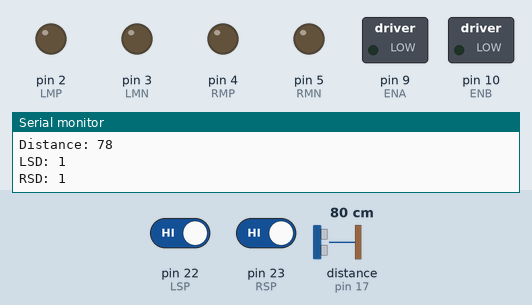
Simulated run of this sketch. Board: Arduino Mega 2560, built with avr-gcc and run on an emulated ATmega2560. Parts: switched loads named in the sketch (green lamp = pin HIGH), output pins drawn as LEDs (lit = HIGH), the last lines printed to the serial monitor. Wiring (inferred from the names in the program): ultrasonic range finder: trigger pin 16; echo pin 17. The inputs (shaded band) are chosen by the test bench; at power-on: pin 22 (LSP) HIGH, pin 23 (RSP) HIGH, distance to the obstacle (sensor on pin 17) 80 cm. The echo pulse lasts 58.3 µs per cm; pins used as bus, display or sensor lines are not drawn.

Above: at 1.3 s.
1.4 s: pin 22 (LSP) driven LOW
At 3.2 s:
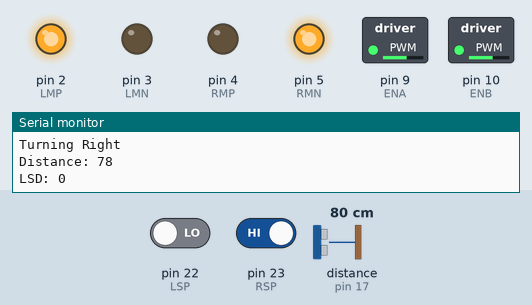
3.5 s: pin 23 (RSP) driven LOW
At 4.6 s:
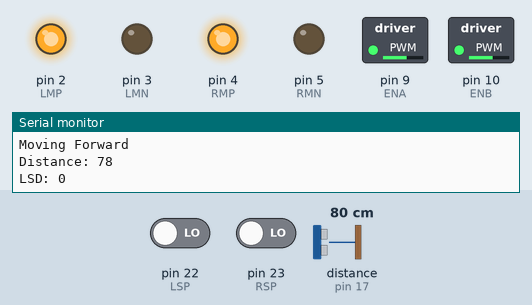
5.5 s: pin 22 (LSP) driven HIGH
At 6.9 s:
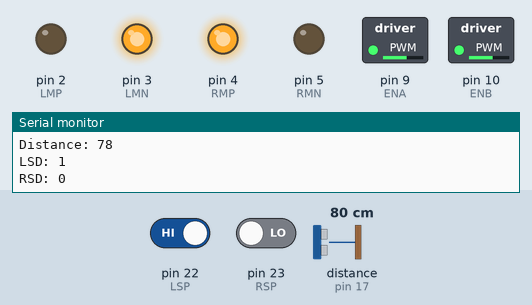
7.5 s: distance to the obstacle (sensor on pin 17) set to 18 cm
9.2 s: distance to the obstacle (sensor on pin 17) set to 13 cm
At 11.0 s:
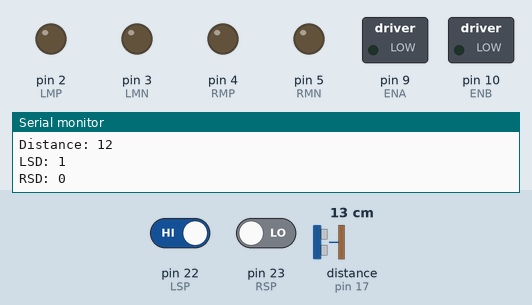
12.0 s: distance to the obstacle (sensor on pin 17) set to 35 cm
At 13.4 s:
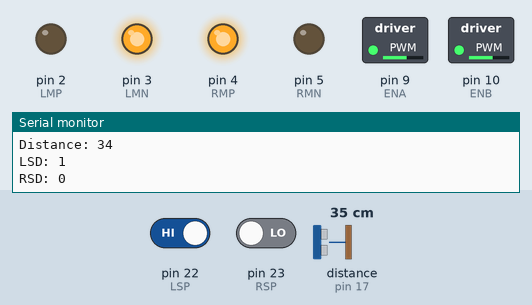
Timing chart, 0 to 15.0 s (numbered marks = the images above; inputs shaded):
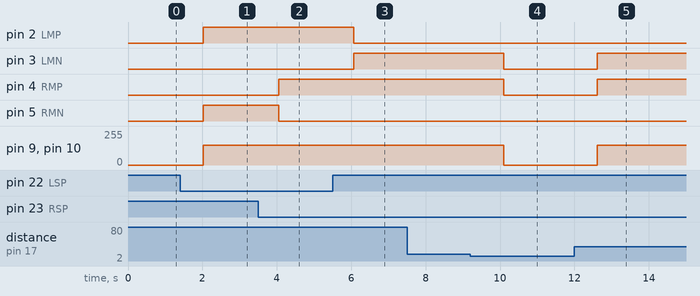

Measured:
- the behaviour switches between 16 and 15 cm on distance to the obstacle (sensor on pin 17) (found by bisection; images 3 and 4)
- after the input at 1.4 s, pin 2 (LMP), pin 5 (RMN): LOW → HIGH after 0.62 s; pin 9 (ENA), pin 10 (ENB): 0/255 → 150/255 after 0.62 s
- after the input at 3.5 s, pin 4 (RMP): LOW → HIGH after 0.55 s; pin 5 (RMN): HIGH → LOW after 0.55 s
- after the input at 5.5 s, pin 2 (LMP): HIGH → LOW after 0.57 s; pin 3 (LMN): LOW → HIGH after 0.57 s
- after the input at 9.2 s, pin 3 (LMN), pin 4 (RMP): HIGH → LOW after 0.90 s; pin 9 (ENA), pin 10 (ENB): 150/255 → 0/255 after 0.90 s
- after the input at 12.0 s, pin 3 (LMN), pin 4 (RMP): LOW → HIGH after 0.61 s; pin 9 (ENA), pin 10 (ENB): 0/255 → 150/255 after 0.61 s

The sketch:

Exp20.ino
```cpp
// defines ultrasonic sensor pins
const int trigPin = 16;
const int echoPin = 17;

// Left Motor connected to 2,3 digital pins
int LMP = 2; // Left motor positive
int LMN = 3; // Left motor negative
// Right Motor connected to 4,5 digital pins
int RMP = 4; // Right motor positive
int RMN = 5; // Right motor negative

// Left sensors on digital pin 22, 23
int LSP = 22; // Left sensor pin
int RSP = 23; // Right sensor pin

// Enable pins for motor speed control
int ENA = 9;  // Enable pin for left motor (PWM control)
int ENB = 10; // Enable pin for right motor (PWM control)

// Initial Values of Sensors
int sensor[2] = {0, 0};

// defines variables
long duration, distance;
String A, B, C, D;

void setup()
{
  // Motor pins are OUTPUT
  pinMode(LMP, OUTPUT); // Left motor
  pinMode(LMN, OUTPUT); // Left motor
  pinMode(RMP, OUTPUT); // Right motor
  pinMode(RMN, OUTPUT); // Right motor
  pinMode(ENA, OUTPUT); // Enable pin for left motor (PWM)
  pinMode(ENB, OUTPUT); // Enable pin for right motor (PWM)

  // IR Sensor pins are INPUT
  pinMode(LSP, INPUT); // Left IR Sensor
  pinMode(RSP, INPUT); // Right IR Sensor

  // ultrasonic sensor
  pinMode(trigPin, OUTPUT);
  pinMode(echoPin, INPUT);

  Serial.begin(9600);   // setting serial monitor at a default baud rate of 9600
}

void loop()
{
  // Ultrasonic sensor measurement
  digitalWrite(trigPin, LOW);
  delayMicroseconds(2);
  digitalWrite(trigPin, HIGH);
  delayMicroseconds(10);
  digitalWrite(trigPin, LOW);
  duration = pulseIn(echoPin, HIGH);
  distance = duration * 0.034 / 2; // Calculate distance
  Serial.print("Distance: ");
  Serial.println(distance);

  // Read sensor data and store it
  int LSD = digitalRead(LSP);
  Serial.print("LSD: ");
  Serial.println(LSD);
  delay(250);
  int RSD = digitalRead(RSP);
  Serial.print("RSD: ");
  Serial.println(RSD);
  delay(250);

  if (distance > 15) // If distance > 15 cm, proceed with movement
  {
    if (LSD == 0 && RSD == 0) // If both sensors are not on the black line (0), move forward
    {
      // Moves Forward
      analogWrite(ENA, 150); // Set speed for left motor (PWM value between 0-255)
      analogWrite(ENB, 150); // Set speed for right motor (PWM value between 0-255)
      digitalWrite(LMP, HIGH); // Left motor forward
      digitalWrite(LMN, LOW);
      digitalWrite(RMP, HIGH); // Right motor forward
      digitalWrite(RMN, LOW);
      Serial.println("Moving Forward");
    }
    else if (LSD == 1 && RSD == 0) // If left sensor is on the black line (1), turn left
    {
      // Turns Left
      analogWrite(ENA, 150); // Speed control for left motor
      analogWrite(ENB, 150); // Speed control for right motor
      digitalWrite(LMP, LOW); // Left motor stop
      digitalWrite(LMN, HIGH); // Left motor reverse
      digitalWrite(RMP, HIGH); // Right motor forward
      digitalWrite(RMN, LOW);
      Serial.println("Turning Left");
    }
    else if (LSD == 0 && RSD == 1) // If right sensor is on the black line (1), turn right
    {
      // Turns Right
      analogWrite(ENA, 150); // Speed control for left motor
      analogWrite(ENB, 150); // Speed control for right motor
      digitalWrite(LMP, HIGH); // Left motor forward
      digitalWrite(LMN, LOW);
      digitalWrite(RMP, LOW); // Right motor stop
      digitalWrite(RMN, HIGH); // Right motor reverse
      Serial.println("Turning Right");
    }
  }
  else if (distance < 15) // If the distance < 15 cm, stop the robot
  {
    // Stop the robot
    analogWrite(ENA, 0); // Stop left motor
    analogWrite(ENB, 0); // Stop right motor
    digitalWrite(LMP, LOW);
    digitalWrite(LMN, LOW);
    digitalWrite(RMP, LOW);
    digitalWrite(RMN, LOW);
    Serial.println("Obstacle Detected: Stopping");
  }
}
```
